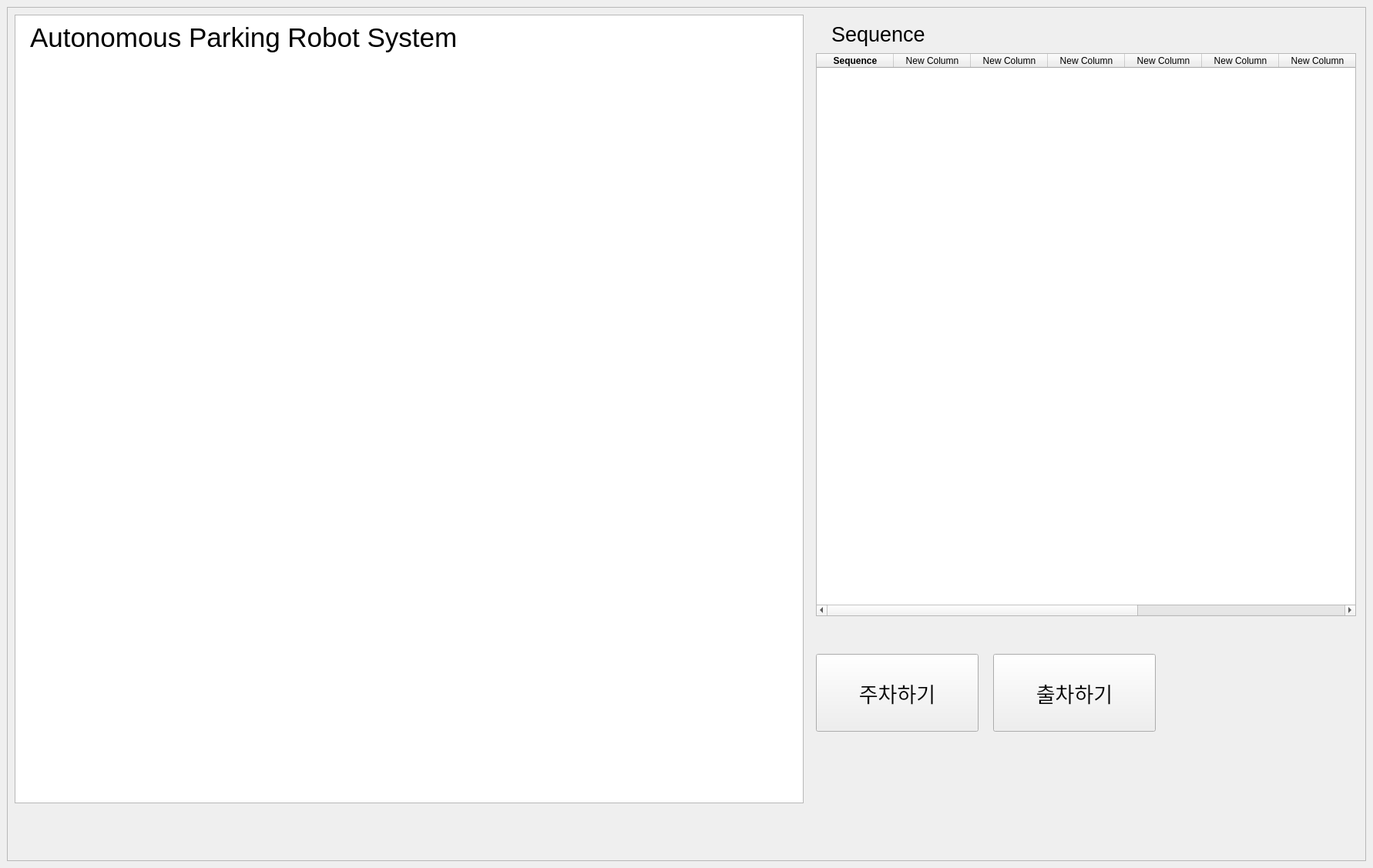
<?xml version="1.0" encoding="UTF-8"?>
<ui version="4.0">
 <class>MainWindowDesign</class>
 <widget class="QMainWindow" name="MainWindowDesign">
  <property name="geometry">
   <rect>
    <x>0</x>
    <y>0</y>
    <width>1782</width>
    <height>1127</height>
   </rect>
  </property>
  <property name="windowTitle">
   <string>QRosApp</string>
  </property>
  <property name="windowIcon">
   <iconset>
    <normaloff>:/images/icon.png</normaloff>:/images/icon.png</iconset>
  </property>
  <property name="locale">
   <locale language="English" country="Australia"/>
  </property>
  <widget class="QWidget" name="centralwidget">
   <layout class="QVBoxLayout" name="verticalLayout_5">
    <item>
     <widget class="QFrame" name="frame">
      <property name="frameShape">
       <enum>QFrame::StyledPanel</enum>
      </property>
      <property name="frameShadow">
       <enum>QFrame::Raised</enum>
      </property>
      <widget class="QLabel" name="label">
       <property name="geometry">
        <rect>
         <x>30</x>
         <y>20</y>
         <width>650</width>
         <height>40</height>
        </rect>
       </property>
       <property name="font">
        <font>
         <pointsize>26</pointsize>
        </font>
       </property>
       <property name="text">
        <string>Autonomous Parking Robot System</string>
       </property>
      </widget>
      <widget class="QGraphicsView" name="graphicsView">
       <property name="geometry">
        <rect>
         <x>10</x>
         <y>10</y>
         <width>1024</width>
         <height>1024</height>
        </rect>
       </property>
      </widget>
      <widget class="QPushButton" name="pushButton_ParkIn">
       <property name="geometry">
        <rect>
         <x>1050</x>
         <y>840</y>
         <width>211</width>
         <height>101</height>
        </rect>
       </property>
       <property name="font">
        <font>
         <pointsize>20</pointsize>
        </font>
       </property>
       <property name="text">
        <string>주차하기</string>
       </property>
      </widget>
      <widget class="QPushButton" name="pushButton_ParkOut">
       <property name="geometry">
        <rect>
         <x>1280</x>
         <y>840</y>
         <width>211</width>
         <height>101</height>
        </rect>
       </property>
       <property name="font">
        <font>
         <pointsize>20</pointsize>
        </font>
       </property>
       <property name="text">
        <string>출차하기</string>
       </property>
      </widget>
      <widget class="QLabel" name="label_2">
       <property name="geometry">
        <rect>
         <x>1070</x>
         <y>20</y>
         <width>171</width>
         <height>31</height>
        </rect>
       </property>
       <property name="font">
        <font>
         <pointsize>20</pointsize>
        </font>
       </property>
       <property name="text">
        <string>Sequence</string>
       </property>
      </widget>
      <widget class="QTableWidget" name="tableWidget">
       <property name="geometry">
        <rect>
         <x>1050</x>
         <y>60</y>
         <width>701</width>
         <height>731</height>
        </rect>
       </property>
       <column>
        <property name="text">
         <string>Sequence</string>
        </property>
        <property name="font">
         <font>
          <weight>75</weight>
          <bold>true</bold>
         </font>
        </property>
       </column>
       <column>
        <property name="text">
         <string>New Column</string>
        </property>
       </column>
       <column>
        <property name="text">
         <string>New Column</string>
        </property>
       </column>
       <column>
        <property name="text">
         <string>New Column</string>
        </property>
       </column>
       <column>
        <property name="text">
         <string>New Column</string>
        </property>
       </column>
       <column>
        <property name="text">
         <string>New Column</string>
        </property>
       </column>
       <column>
        <property name="text">
         <string>New Column</string>
        </property>
       </column>
       <column>
        <property name="text">
         <string>New Column</string>
        </property>
       </column>
       <column>
        <property name="text">
         <string>New Column</string>
        </property>
       </column>
       <column>
        <property name="text">
         <string>New Column</string>
        </property>
       </column>
      </widget>
      <zorder>graphicsView</zorder>
      <zorder>label</zorder>
      <zorder>pushButton_ParkIn</zorder>
      <zorder>pushButton_ParkOut</zorder>
      <zorder>label_2</zorder>
      <zorder>tableWidget</zorder>
     </widget>
    </item>
   </layout>
  </widget>
  <action name="action_Quit">
   <property name="text">
    <string>&amp;Quit</string>
   </property>
   <property name="shortcut">
    <string>Ctrl+Q</string>
   </property>
   <property name="shortcutContext">
    <enum>Qt::ApplicationShortcut</enum>
   </property>
  </action>
  <action name="action_Preferences">
   <property name="text">
    <string>&amp;Preferences</string>
   </property>
  </action>
  <action name="actionAbout">
   <property name="text">
    <string>&amp;About</string>
   </property>
  </action>
  <action name="actionAbout_Qt">
   <property name="text">
    <string>About &amp;Qt</string>
   </property>
  </action>
 </widget>
 <resources/>
 <connections>
  <connection>
   <sender>action_Quit</sender>
   <signal>triggered()</signal>
   <receiver>MainWindowDesign</receiver>
   <slot>close()</slot>
   <hints>
    <hint type="sourcelabel">
     <x>-1</x>
     <y>-1</y>
    </hint>
    <hint type="destinationlabel">
     <x>399</x>
     <y>299</y>
    </hint>
   </hints>
  </connection>
 </connections>
</ui>
